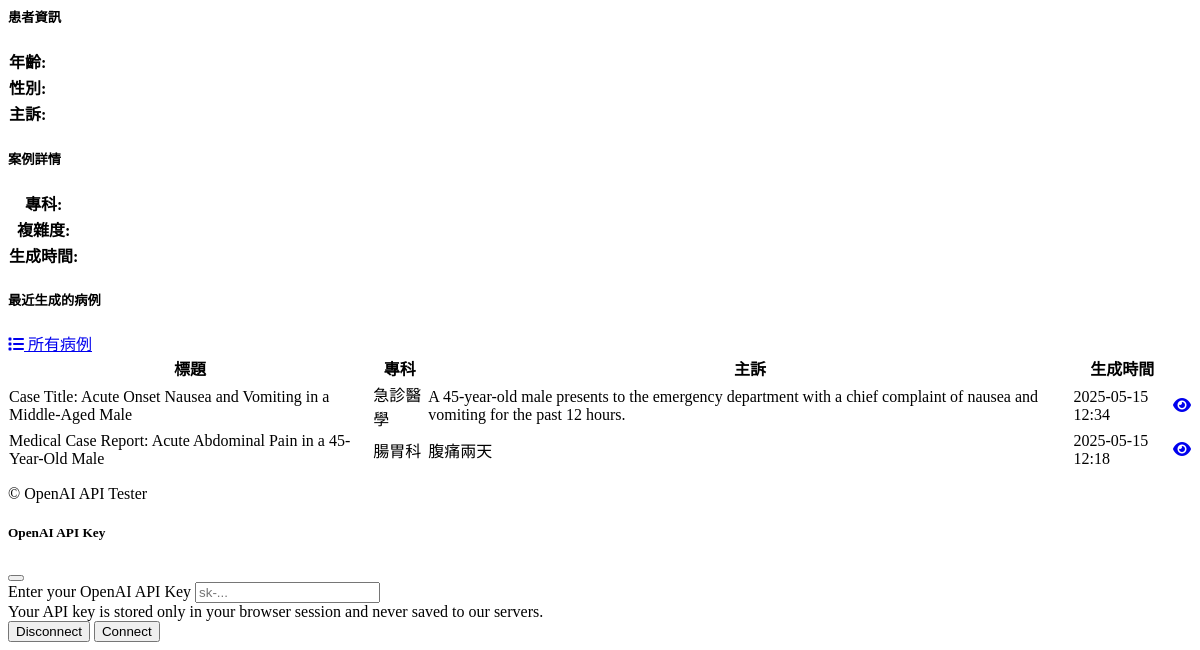
/medical (lower part), run on an earlier commit of the app's database.
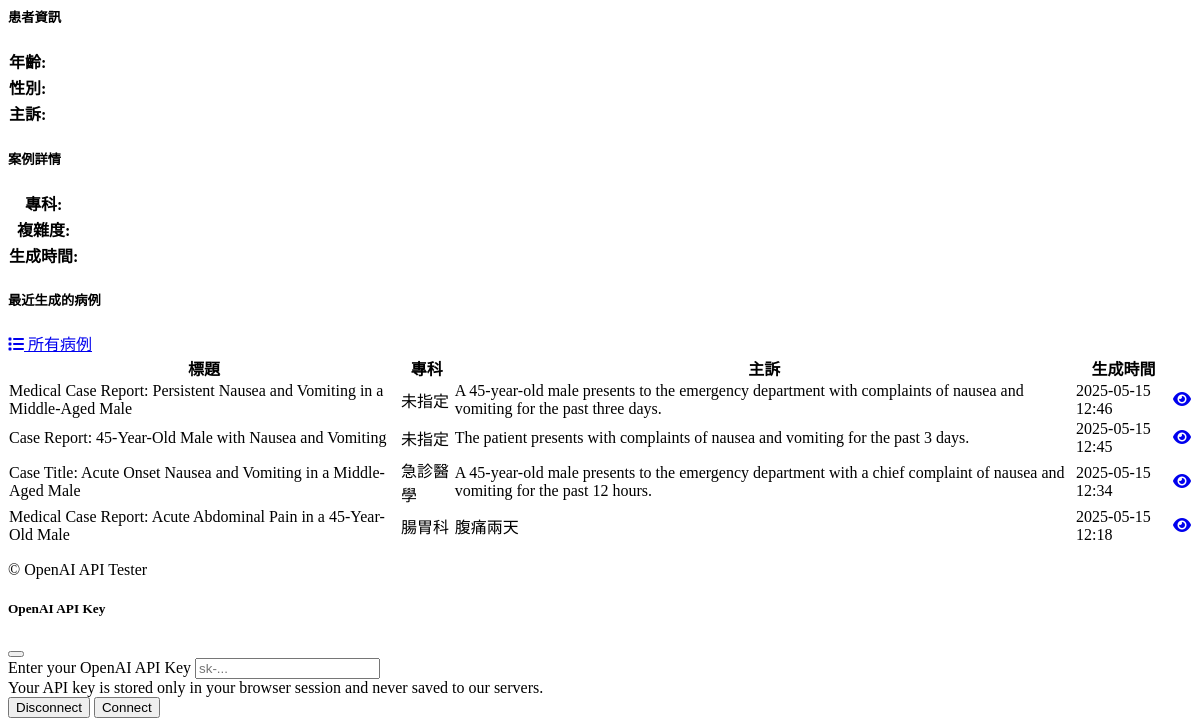
And on a later commit of the database.
### models/medical_case.py (models this page shows, shortened)
class MedicalCase(db.Model):
    id = db.Column(db.Integer, primary_key=True)
    title = db.Column(db.String(200), nullable=False)
    patient_age = db.Column(db.Integer, nullable=True)
    patient_gender = db.Column(db.String(20), nullable=True)
    chief_complaint = db.Column(db.Text, nullable=False)
    history_present_illness = db.Column(db.Text, nullable=True)
    past_medical_history = db.Column(db.Text, nullable=True)
    medications = db.Column(db.Text, nullable=True)
    allergies = db.Column(db.Text, nullable=True)
    family_history = db.Column(db.Text, nullable=True)
    social_history = db.Column(db.Text, nullable=True)
    physical_examination = db.Column(db.Text, nullable=True)
    vital_signs = db.Column(db.Text, nullable=True)
    laboratory_results = db.Column(db.Text, nullable=True)
    imaging_results = db.Column(db.Text, nullable=True)
    assessment = db.Column(db.Text, nullable=True)
    plan = db.Column(db.Text, nullable=True)
    specialty_id = db.Column(db.Integer, db.ForeignKey('medical_specialty.id'), nullable=True)
    diagnoses = db.relationship('Diagnosis', backref='case', lazy=True, cascade="all, delete-orphan")
    prompt_used = db.Column(db.Text, nullable=True)
    system_message = db.Column(db.Text, nullable=True)
    ai_model = db.Column(db.String(50), nullable=True)
    created_at = db.Column(db.DateTime, default=datetime.utcnow)
    updated_at = db.Column(db.DateTime, default=datetime.utcnow, onupdate=datetime.utcnow)

class MedicalSpecialty(db.Model):
    id = db.Column(db.Integer, primary_key=True)
    name = db.Column(db.String(100), nullable=False, unique=True)
    description = db.Column(db.Text, nullable=True)
    cases = db.relationship('MedicalCase', backref='specialty', lazy=True)

### routes/medical_routes.py (the view)
@app.route('/medical', methods=['GET'])
def medical_home():
    api_key = get_api_key()
    api_connected = api_key is not None
    specialties = MedicalSpecialty.query.order_by(MedicalSpecialty.name).all()
    recent_cases = MedicalCase.query.order_by(MedicalCase.created_at.desc()).limit(5).all()
    templates = CaseTemplate.query.order_by(CaseTemplate.name).all()
    return render_template(
        'medical/home.html',
        api_connected=api_connected,
        specialties=specialties,
        recent_cases=recent_cases,
        templates=templates
    )

### utils.py (called while the page is built)
def get_api_key():
    if 'api_key' in session and session['api_key']:
        return session['api_key']
    env_api_key = os.environ.get("OPENAI_API_KEY")
    if env_api_key:
        return env_api_key
    return None

### templates/medical/home.html (shortened to what the changed rows need)
{% extends 'layout.html' %}
{% block content %}
<div class="container py-4">
    <div class="row mb-4 d-none" id="resultSection">
        <div class="col-12">
            <div class="card shadow-sm">
                <div class="card-body">
                    <div id="caseResult" class="d-none">
                        <div class="row mb-4">
                            <div class="col-md-6">
                                <div class="card h-100">
                                    <div class="card-body">
                                        <table class="table table-sm">
                                            <tr>
                                                <th width="30%">年齡:</th>
                                            </tr>
                                            <tr>
                                                <th>性別:</th>
                                            </tr>
                                            <tr>
                                                <th>主訴:</th>
                                            </tr>
                                        </table>
                                    </div>
                                </div>
                            </div>
                            <div class="col-md-6">
                                <div class="card h-100">
                                    <div class="card-body">
                                        <table class="table table-sm">
                                            <tr>
                                                <th width="30%">專科:</th>
                                            </tr>
                                            <tr>
                                                <th>複雜度:</th>
                                            </tr>
                                            <tr>
                                                <th>生成時間:</th>
                                            </tr>
                                        </table>
                                    </div>
                                </div>
                            </div>
                        </div>
                    </div>
                </div>
            </div>
        </div>
    </div>
    <div class="row">
        <div class="col-12">
            <div class="card shadow-sm">
                <div class="card-body">
                    {% if recent_cases %}
                        <div class="table-responsive">
                            <table class="table table-hover">
                                <thead>
                                    <tr>
                                        <th>標題</th>
                                        <th>專科</th>
                                        <th>主訴</th>
                                        <th>生成時間</th>
                                        <th></th>
                                    </tr>
                                </thead>
                                <tbody>
                                    {% for case in recent_cases %}
                                        <tr>
                                            <td>{{ case.title }}</td>
                                            <td>{{ case.specialty.name if case.specialty else "未指定" }}</td>
                                            <td>{{ case.chief_complaint }}</td>
                                            <td>{{ case.created_at.strftime('%Y-%m-%d %H:%M') }}</td>
                                            <td>
                                                <a href="{{ url_for('view_case', id=case.id) }}" class="btn btn-sm btn-outline-info">
                                                    <i class="fas fa-eye"></i>
                                                </a>
                                            </td>
                                        </tr>
                                    {% endfor %}
                                </tbody>
                            </table>
                        </div>
                    {% else %}
                        <div class="alert alert-info">
                            <i class="fas fa-info-circle me-2"></i> 尚未生成任何病例。使用上方表單生成您的第一個病例。
                        </div>
                    {% endif %}
                </div>
            </div>
        </div>
    </div>
</div>
{% endblock %}

What changed in the data, as far as the page shows it:
added MedicalCase: title "Medical Case Report: Persistent Nausea and Vomiting in a Middle-Aged Male", specialty "未指定", chief_complaint "A 45-year-old male presents to the emergency department with complaints of nausea and vomiting for the past three days.", created_at "2025-05-15 12:46"
added MedicalCase: title "Case Report: 45-Year-Old Male with Nausea and Vomiting", specialty "未指定", chief_complaint "The patient presents with complaints of nausea and vomiting for the past 3 days.", created_at "2025-05-15 12:45"
